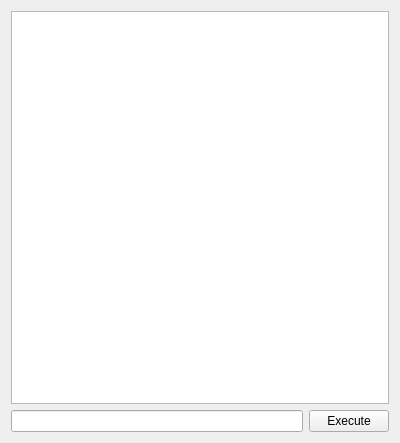
<ui version="4.0" >
 <class>RawSocketConsole</class>
 <widget class="QWidget" name="RawSocketConsole" >
  <property name="geometry" >
   <rect>
    <x>0</x>
    <y>0</y>
    <width>400</width>
    <height>443</height>
   </rect>
  </property>
  <property name="windowTitle" >
   <string>Form</string>
  </property>
  <layout class="QVBoxLayout" name="verticalLayout" >
   <item>
    <widget class="KTextEdit" name="protocolView" >
     <property name="readOnly" >
      <bool>true</bool>
     </property>
    </widget>
   </item>
   <item>
    <layout class="QHBoxLayout" name="horizontalLayout" >
     <item>
      <widget class="KLineEdit" name="commandEdit" >
       <property name="clickMessage" >
        <string>COMMAND</string>
       </property>
      </widget>
     </item>
     <item>
      <widget class="KPushButton" name="execButton" >
       <property name="text" >
        <string>Execute</string>
       </property>
      </widget>
     </item>
    </layout>
   </item>
  </layout>
 </widget>
 <customwidgets>
  <customwidget>
   <class>KLineEdit</class>
   <extends>QLineEdit</extends>
   <header>klineedit.h</header>
  </customwidget>
  <customwidget>
   <class>KPushButton</class>
   <extends>QPushButton</extends>
   <header>kpushbutton.h</header>
  </customwidget>
  <customwidget>
   <class>KTextEdit</class>
   <extends>QTextEdit</extends>
   <header>ktextedit.h</header>
  </customwidget>
 </customwidgets>
 <resources/>
 <connections/>
</ui>
